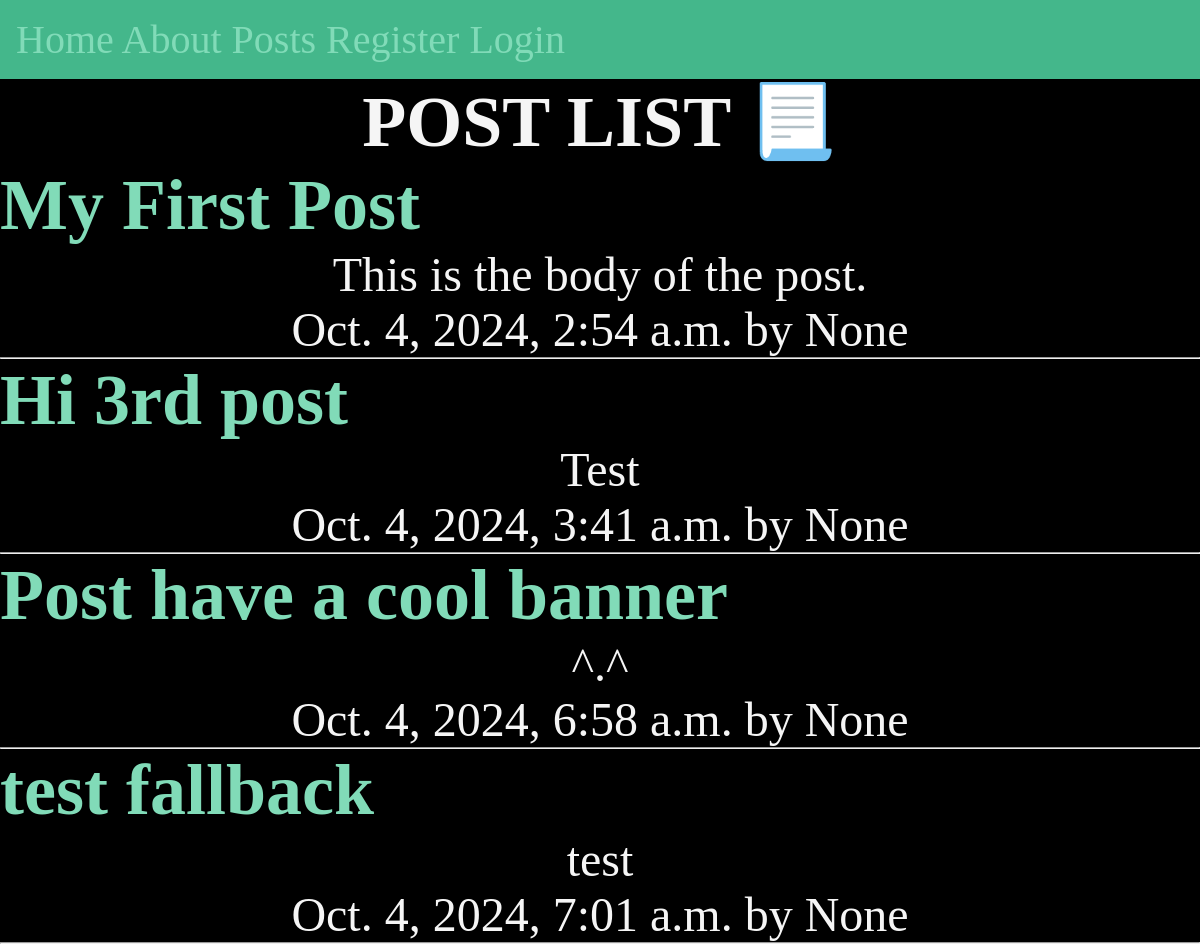
/posts/, run on the app's committed database.
### posts/models.py (models this page shows, shortened)
class Post(models.Model):
    title = models.CharField(max_length=75)
    body = models.TextField()
    slug = models.SlugField(max_length=75) # example slug: my-first-post
    date = models.DateTimeField(auto_now_add=True)
    banner = models.ImageField(default='fallback.png', blank=True)
    author = models.ForeignKey(User, on_delete=models.CASCADE, null=True, default=None)

### posts/views.py (the view)
# urls.py: path('', views.posts_list, name='list'),
def posts_list(request):
    posts = Post.objects.all()
    return render(request, 'posts/post_list.html', {'posts': posts})

### posts/templates/posts/post_list.html (shortened to what this page needs)
{% extends 'layout.html' %}
{% block content %}
<section>
    <h1>POST LIST 📃</h1>
    {% for post in posts %}
    <article>
        <h2>
            <a href="{% url 'posts:page' post.slug %}">{{ post.title }}</a>
        </h2>
        <p>{{ post.body }}</p>
        <p>{{ post.date }} by {{ post.author }}</p>
        <hr>
    </article>
    {% endfor %}
</section>
{% endblock %}

### static/css/style.css (style rules this page uses)
* { margin: 0; padding: 0; box-sizing: border-box; }
body { min-height: 100vh; background-color: black; color: whitesmoke; font-size: 3rem; display: flex; flex-flow: column; }
h1, p { text-align: center; }
a { text-decoration: none; color: #81dbb8; }

### data on the page
Post: title "My First Post", body "This is the body of the post.", date "Oct. 4, 2024, 2:54 a.m.", author "None"
Post: title "Hi 3rd post", body "Test", date "Oct. 4, 2024, 3:41 a.m.", author "None"
Post: title "Post have a cool banner", body "^.^", date "Oct. 4, 2024, 6:58 a.m.", author "None"
Post: title "test fallback", body "test", date "Oct. 4, 2024, 7:01 a.m.", author "None"
